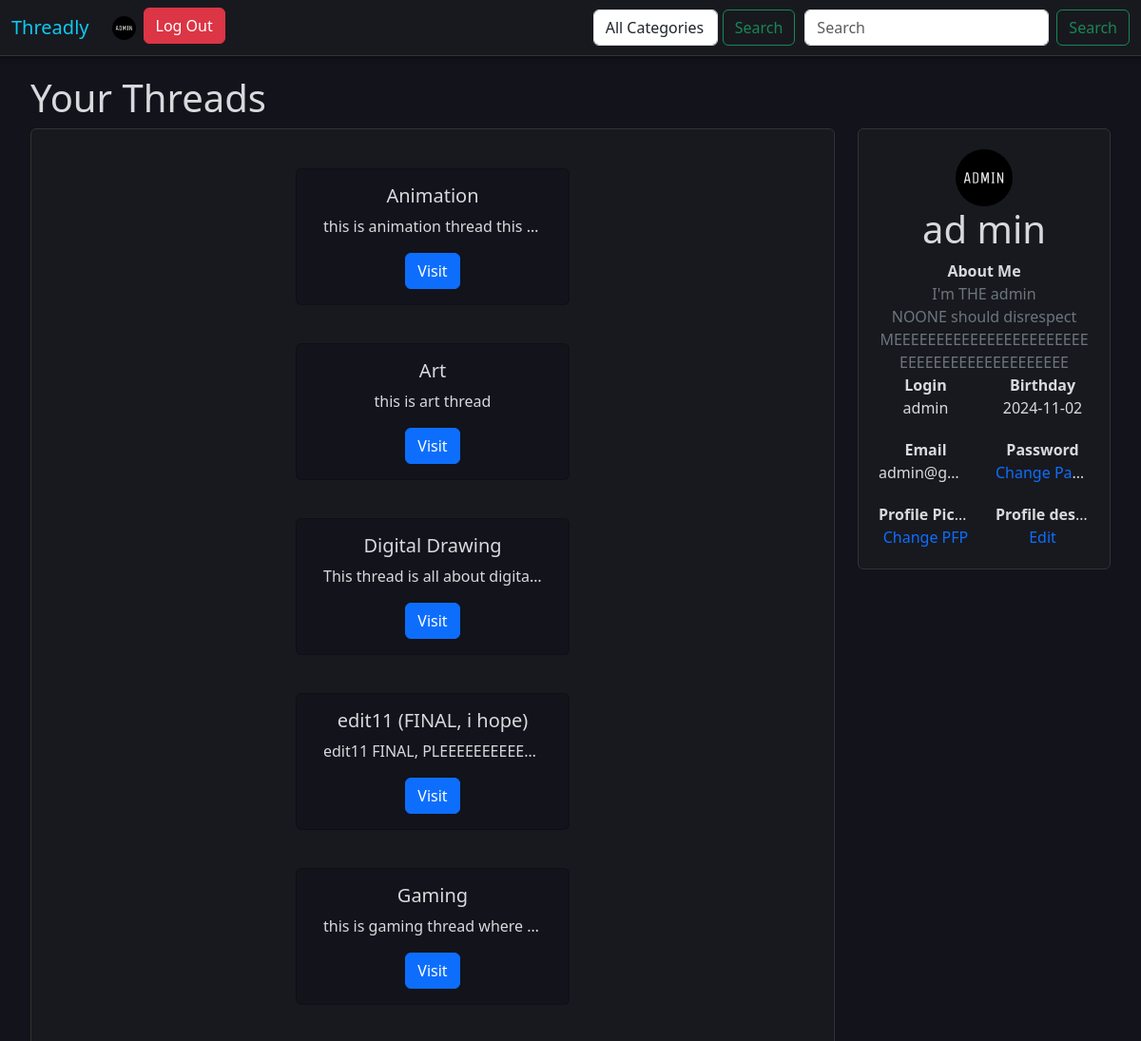
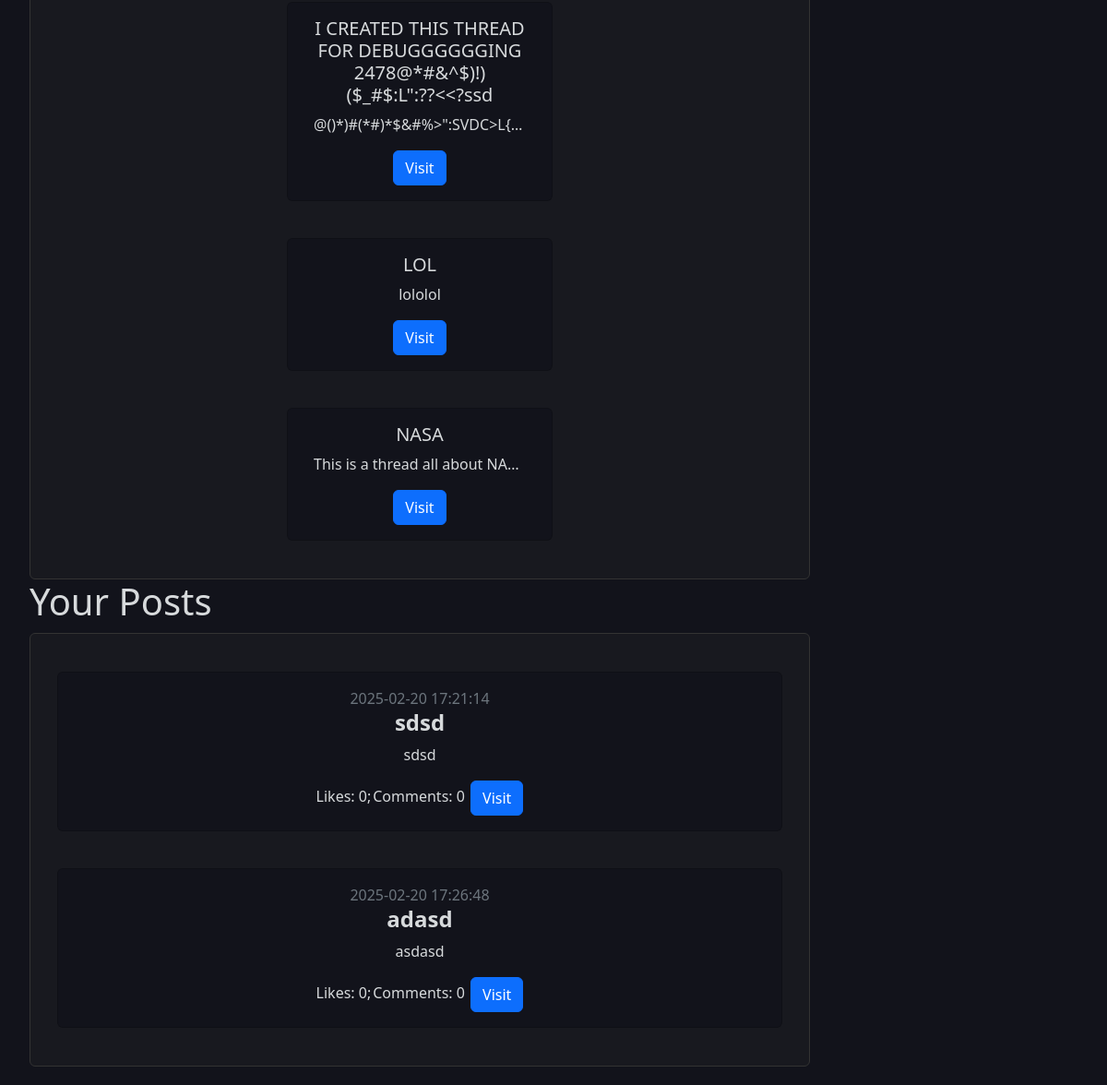
/profile.php?user=admin (signed in), run on the app's committed database (2 pictures, top to bottom).
### tables this page shows
CREATE TABLE `users` (
  `login` varchar(50) NOT NULL,
  `name` varchar(50) NOT NULL,
  `surname` varchar(50) NOT NULL,
  `email` varchar(50) NOT NULL,
  `password` varchar(255) NOT NULL,
  `birth_date` date NOT NULL,
  `role` enum('user','admin') NOT NULL DEFAULT 'user',
  `pfp` varchar(255) NOT NULL DEFAULT 'default_pfp.png',
  `about` varchar(100) DEFAULT NULL
);

CREATE TABLE `threads` (
  `name` varchar(100) NOT NULL,
  `url_name` varchar(30) NOT NULL,
  `user_login` varchar(50) NOT NULL,
  `description` varchar(700) NOT NULL,
  `date` date NOT NULL DEFAULT current_timestamp(),
  `status` enum('Public','Private') NOT NULL,
  `name_category` varchar(50) NOT NULL,
  `pinned_post` int(11) DEFAULT NULL
);

CREATE TABLE `posts` (
  `id_post` int(11) NOT NULL,
  `title` varchar(100) NOT NULL,
  `content` varchar(700) NOT NULL,
  `user_login` varchar(100) NOT NULL,
  `date` datetime NOT NULL DEFAULT current_timestamp(),
  `rate` int(11) NOT NULL,
  `tags` text NOT NULL,
  `thread` varchar(100) NOT NULL,
  `closed_comments` tinyint(1) NOT NULL DEFAULT 0
);

### profile.php (the view, shortened to what this page needs)
<?php
    include 'header.php';
    $conn = mysqli_connect($DB_HOST, $DB_USER, $DB_PASS, $DB_NAME) or die('Nie można się połączyć z bazą');
    $user_login = $_GET['user'] ?? '';
    $user_login = trim($user_login);
    $user_verif = 'SELECT * FROM `users` WHERE `login`="'.$user_login.'";';
    $result = mysqli_query($conn, $user_verif);
    $this_user = false;
    if ($result && mysqli_num_rows($result) > 0)
    {
        $user = mysqli_fetch_assoc($result);
        $this_user = isset($_SESSION['user_login']) && $_SESSION['user_login'] == $user['login'] ? true : false;
    }
?>
<!DOCTYPE html>
<html lang="en">
<head>
    <link href="https://cdn.jsdelivr.net/npm/bootstrap@5.3.3/dist/css/bootstrap.min.css" rel="stylesheet">
    <link rel="stylesheet" href="style.css">
  </head>
<body>
    <section class="row justify-content-center">
      <?php
         create_header();
         if (!isset($_SESSION['user_login']))
         {
             notloggedin();
         }
         else
         {
             loggedin($_SESSION['user_login']);
         }
         end_header();
      ?>
        <section class="row justify-content-center black-bg">
        <?php
            if (empty($user))
            {
                echo "<h1 class='text-center'>DELETED USER</h1>";
            }
            else
            {
            echo '<section class="row justify-content-center" style="padding: 20px;">
                <h5 class="fs-1">Your Threads</h5>
                <div class="col-xl-9 col-lg-9 col-md-9 col-sm-12 col-xs-12">
                    <div class="card text-center lblack-bg" style="max-width: 90rem; padding: 5px; border: 1px solid #333;">
                        <div class="card-body">
                           <section class="row justify-content-center">
                            ';
                           $result = mysqli_query($conn, "SELECT * FROM threads WHERE user_login = '".$user['login']."'");
                           while($wi = mysqli_fetch_assoc($result))
                           {
                            echo '<section class="row justify-content-center" style="padding: 20px;">
                            <div class="card text-center black-bg" style="max-width: 18rem; max-height: 18rem;">
                                <div class="card-body">
                                    <h5 class="card-title">'.$wi['name'].'</h5>
                                    <p class="card-text text-truncate">'.$wi['description'].'</p>
                                    <a href="thread.php?thread='.$wi['url_name'].'" class="btn btn-primary">Visit</a>
                                </div>
                            </div>
                            </section>';
                           }
                           echo '</section>
                        </div>
                    </div>
                    <h5 class="fs-1">Your Posts</h5>
                    <div class="card text-center lblack-bg" style="max-width: 90rem; padding: 5px; margin-top:10px; border: 1px solid #333;">
                        <div class="card-body">
                           <section class="row justify-content-center">
                           ';
                           $result = mysqli_query($conn, "SELECT * FROM posts WHERE user_login = '".$user['login']."'");
                           while($post = mysqli_fetch_assoc($result))
                           {
                            echo '<section class="row justify-content-center" style="padding: 20px;">
                                    <div class="card black-bg" style="max-width: 50rem; max-height: 50rem;">
                                        <div class="card-body">
                                            <span class="fs-6 text-secondary">'.($post['date']).'</span>';
                                            echo '<h4 class="card-title" style="white-space:pre-wrap;"><b>'.($post['title']).'</b></h4>
                                            <p class="card-text text-truncate">'.($post['content']).'</p>';
                                            echo '<span class="fs-6">Likes: '.($post['rate']).';</span>';
                                            $comments_query = "SELECT * FROM `comments` WHERE `post_id`='".$post['id_post']."' ORDER BY `date` DESC;";
                                            $comments = mysqli_query($conn, $comments_query);
                                            echo '<span class="fs-6" style="margin:2px;">Comments: '.mysqli_num_rows($comments).'</span>
                                            <a href="post.php?post='.$post['id_post'].'" class="btn btn-primary">Visit</a>
                                        </div>
                                    </div>
                                </section>';
                           }
                           echo '</section>
                        </div>
                    </div>
                </div>
                <div class="col-xl-3 col-lg-3 col-md-3 col-sm-12 col-xs-12">
                    <div class="card text-center lblack-bg" style="max-width: 30rem; max-height: 50rem; padding: 5px; position:sticky; z-index:999; top:60px; border: 1px solid #333;">
                        <div class="card-body">
                          <img src="uploads/pfp/'.$user['pfp'].'" style="width: 60px; height: 60px; object-fit: cover; border-radius: 50%;">
                          <h5 class="card-title fs-1">'.$user['name']." ".$user['surname'].'</h5>
                          <section class="row justify-content-center">
                            <p class="card-text fs-6"><b>About Me</b><br>';
                            if (!empty($user['about']))
                            {
                                echo '<text class="text-secondary" style="white-space:pre-wrap;">'.$user['about'].'</text>';
                            }
                            else
                            {
                                echo '<i class="text-secondary">No description yet...</i>';
                            }
                            echo '</p>
                          </section>
                           <section class="row justify-content-center">
                            <section class="col-6">
                                <p class="card-text text-truncate fs-6"><b>Login</b><br>'.$user['login'].'</p>
                            </section>
                            <section class="col-6">
                                <p class="card-text text-truncate fs-6"><b>Birthday</b><br>'.$user['birth_date'].'</p>
                            </section>
                           </section>
                           ';
                           if ($this_user)
                           {
                                echo '<section class="row justify-content-center" style="margin-top: 20px;">
                                <section class="col-6">
                                <p class="card-text text-truncate fs-6"><b>Email</b><br>'.$user['email'].'</p>
                            </section>
                            <section class="col-6">
                                <p class="card-text text-truncate fs-6"><b>Password</b><br><a href="change_password.php" style="text-decoration:none;">Change Password</a></p>
                            </section>
                            </section>
                           <section class="row justify-content-center" style="margin-top: 20px;">
                             <section class="col-6">
                                <p class="card-text text-truncate fs-6"><b>Profile Picture</b><br><a href="upload_pfp.php" style="text-decoration:none;">Change PFP</a></p>
                             </section>
                             <section class="col-6">
                                <p class="card-text text-truncate fs-6"><b>Profile description</b><br><a href="change_about.php" style="text-decoration:none;">Edit</a></p>
                             </section>';
                           }
                           echo'</section>
                            </section>
                        </div>
                    </div>
                </div>
                </section>';
            }
            ?>
        </section>
</body>
</html>

### header.php (shortened to what this page needs)
<?php
function create_header()
{
    echo '<section class="row justify-content-center header">
    <nav class="navbar navbar-expand-lg lblack-bg">
      <div class="container-fluid">
          <a class="navbar-brand text-info" href="show_thread.php">Threadly</a>
          <button class="navbar-toggler" type="button" data-bs-toggle="collapse" data-bs-target="#navbarSupportedContent" aria-controls="navbarSupportedContent" aria-expanded="false" aria-label="Toggle navigation">
            <span class="navbar-toggler-icon"></span>
          </button>
          <div class="collapse navbar-collapse" id="navbarSupportedContent">
            <ul class="navbar-nav me-auto mb-2 mb-lg-0"\>';
}
function loggedin($user_login)
{
  require 'config.php';
  $conn = mysqli_connect($DB_HOST, $DB_USER, $DB_PASS, $DB_NAME) or die('Nie można się połączyć z bazą');
  $q = 'SELECT * FROM users WHERE `login` = "'.$user_login.'";';
  $result = mysqli_query($conn, $q);
  $user = mysqli_fetch_assoc($result);
  echo '
  <li class="nav-item">
    <a class="nav-link text-light" href="profile.php?user='.$user_login.'"><img src="uploads/pfp/'.$user['pfp'].'" style="width: 25px; height: 25px; border-radius: 50%;"></a>
  </li>
  <li class="nav-item">
    <a href="logout.php" class="btn btn-danger">Log Out</a>
  </li>';
}
function end_header()
{
    echo '</ul>
    <form class="d-flex" action="show_thread.php" method="GET" style="margin-right: 10px;">
              <select name="category" class="form-control mr-2">
                <option value="">All Categories</option>';
              echo '</select>
              <button class="btn btn-outline-success" type="submit" style="margin-left: 5px;">Search</button>
        </form>
            <form class="d-flex" role="search" action="show_thread.php" method="GET">
              <input class="form-control me-2" type="search" placeholder="Search" aria-label="Search" name="search">
              <button class="btn btn-outline-success" type="submit">Search</button>
            </form>
          </div>
      </div>
    </nav>
  </section>';
}
?>

### style.css (style rules this page uses)
body { margin: 0px; background-color: #12131b; color: #D7DADC; line-height: 1.5; }
.black-bg { background-color: #12131b; color: #D7DADC; line-height: 1.5; }
.lblack-bg { background-color: #18191f; color: #D7DADC; line-height: 1.5; }
.header { border-bottom: 1px solid #333; box-shadow: 0 2px 5px rgba(0, 0, 0, 0.3); position: sticky; z-index: 1000; top:0; }

### data on the page
users: pfp (picture), name "ad", surname "min", about "I'm THE admin NOONE should disrespect MEEEEEEEEEEEEEEEEEEEEEEEEEEEEEEEEEEEEEEEEEEE", login "admin", birth_date "2024-11-02", email "admin@g…"
threads: name "Animation", description "this is animation thread this…"
threads: name "Art", description "this is art thread"
threads: name "Digital Drawing", description "This thread is all about digita…"
threads: name "edit11 (FINAL, i hope)", description "edit11 FINAL, PLEEEEEEEEEE…"
threads: name "Gaming", description "this is gaming thread where…"
threads: name "I CREATED THIS THREAD FOR DEBUGGGGGGING 2478@*#&^$)!)($_#$:L\":??<<?ssd", description "@()*)#(*#)*$&#%>\":SVDC>L{…"
threads: name "LOL", description "lololol"
threads: name "NASA", description "This is a thread all about NA…"
posts: date "2025-02-20 17:21:14", title "sdsd", content "sdsd", rate "0", mysqli_num_rows($comments) "0"
posts: date "2025-02-20 17:26:48", title "adasd", content "asdasd", rate "0", mysqli_num_rows($comments) "0"
